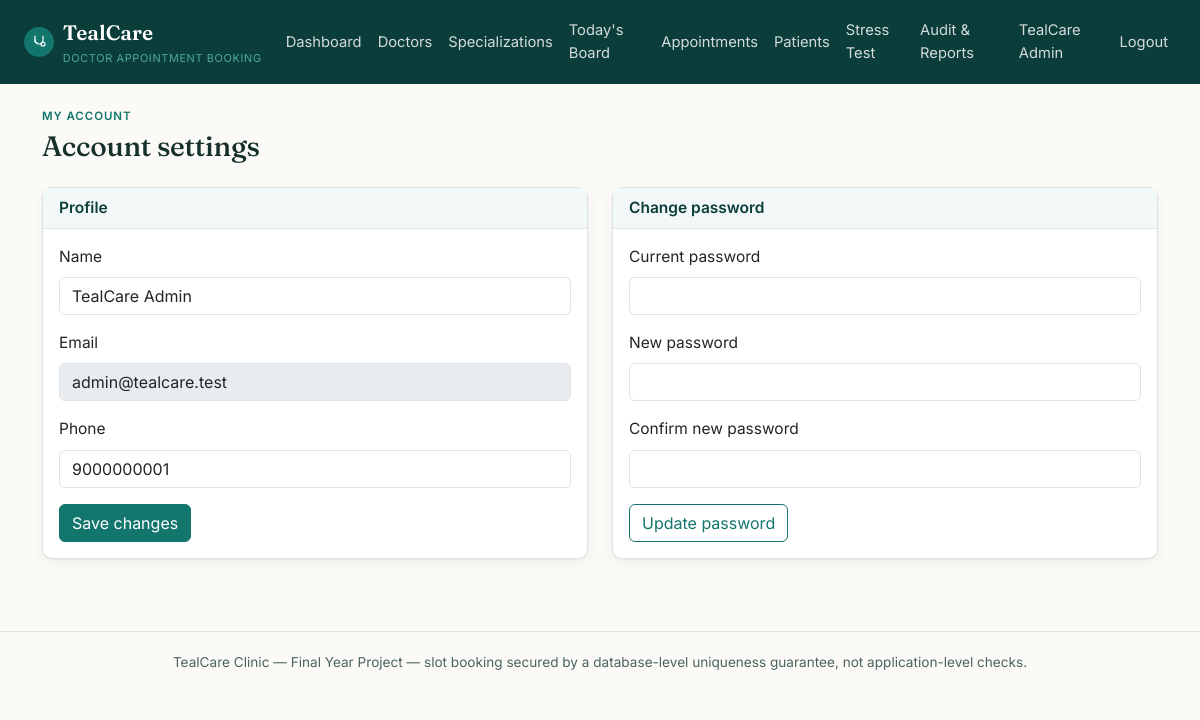
/account (signed in), run on the app's committed database.
### tables this page shows
CREATE TABLE users (
    id INT AUTO_INCREMENT PRIMARY KEY,
    role ENUM('admin','doctor','patient') NOT NULL,
    name VARCHAR(150) NOT NULL,
    email VARCHAR(190) NOT NULL UNIQUE,
    password_hash VARCHAR(255) NOT NULL,
    phone VARCHAR(20) NULL,
     
    staff_code VARCHAR(20) NULL UNIQUE,
     
     
    status ENUM('active','suspended') NOT NULL DEFAULT 'active',
    reset_token VARCHAR(64) NULL,
    reset_token_expires_at DATETIME NULL,
    created_at TIMESTAMP NOT NULL DEFAULT CURRENT_TIMESTAMP
);

### app/views/account/show.php (the view, shortened to what the rows shown need)
<p class="eyebrow mb-1">My account</p>
<h1 class="h3 mb-4">Account settings</h1>
<div class="row g-4">
    <div class="col-md-6">
        <div class="card card-tc">
            <div class="card-header">Profile</div>
            <div class="card-body">
                <form method="post" action="<?= Router::url('/account/profile') ?>">
                    <div class="mb-3">
                        <label class="form-label">Name</label>
                        <input type="text" name="name" class="form-control" value="<?= htmlspecialchars($user['name'], ENT_QUOTES) ?>" required>
                    </div>
                    <div class="mb-3">
                        <label class="form-label">Email</label>
                        <input type="email" class="form-control" value="<?= htmlspecialchars($user['email'], ENT_QUOTES) ?>" disabled>
                    </div>
                    <div class="mb-3">
                        <label class="form-label">Phone</label>
                        <input type="text" name="phone" class="form-control" value="<?= htmlspecialchars($user['phone'] ?? '', ENT_QUOTES) ?>">
                    </div>
                    <button type="submit" class="btn btn-tc">Save changes</button>
                </form>
            </div>
        </div>
    </div>
    <div class="col-md-6">
        <div class="card card-tc">
            <div class="card-header">Change password</div>
            <div class="card-body">
                <form method="post" action="<?= Router::url('/account/password') ?>">
                    <div class="mb-3">
                        <label class="form-label">Current password</label>
                        <input type="password" name="current_password" class="form-control" required>
                    </div>
                    <div class="mb-3">
                        <label class="form-label">New password</label>
                        <input type="password" name="new_password" class="form-control" minlength="8" required>
                    </div>
                    <div class="mb-3">
                        <label class="form-label">Confirm new password</label>
                        <input type="password" name="new_password_confirm" class="form-control" minlength="8" required>
                    </div>
                    <button type="submit" class="btn btn-outline-tc">Update password</button>
                </form>
            </div>
        </div>
    </div>
</div>

### core/Router.php (shortened to what the rows shown need)
<?php
class Router
{
    private array $routes = ['GET' => [], 'POST' => []];
    private static string $basePath = '';
    public static function setBasePath(string $path): void
    {
        self::$basePath = rtrim($path, '/');
    }
    public static function url(string $path = ''): string
    {
        return self::$basePath . $path;
    }
    public function get(string $pattern, array $handler): void
    {
        $this->routes['GET'][$pattern] = $handler;
    }
    public function post(string $pattern, array $handler): void
    {
        $this->routes['POST'][$pattern] = $handler;
    }
    public function dispatch(string $method, string $uri): void
    {
        $path = parse_url($uri, PHP_URL_PATH) ?? '/';
        $path = rtrim($path, '/');
        foreach ($this->routes[$method] ?? [] as $pattern => $handler) {
            $params = $this->match($pattern, $path);
            if ($params !== null) {
                [$controllerClass, $action] = $handler;
                $controller = new $controllerClass();
                call_user_func_array([$controller, $action], $params);
                return;
            }
        }
    }
    private function match(string $pattern, string $path): ?array
    {
        $regex = preg_replace('#\{[a-zA-Z_]+\}#', '([^/]+)', $pattern);
        $regex = rtrim($regex, '/');
        if ($regex === '') {
            $regex = '/';
        }
        if (!preg_match('#^' . $regex . '$#', $path, $matches)) {
            return null;
        }
        array_shift($matches);
        return $matches;
    }
}

### app/views/partials/header.php (shortened to what the rows shown need)
<?php
$currentUser = Auth::user();
?>
<!doctype html>
<html lang="en">
<head>
    <link href="https://cdn.jsdelivr.net/npm/bootstrap@5.3.3/dist/css/bootstrap.min.css" rel="stylesheet">
    <link href="<?= Router::url('/assets/css/style.css') ?>" rel="stylesheet">
</head>
<body>
<nav class="navbar navbar-expand-lg navbar-tc">
    <div class="container-fluid px-3 px-lg-4">
        <a class="navbar-brand" href="<?= Router::url($currentUser ? \App\Controllers\AuthController::roleHome($currentUser['role']) : '/login') ?>">
            <span class="brand-mark">
            </span>
            <span>TealCare<small>Doctor Appointment Booking</small></span>
        </a>
        <div class="collapse navbar-collapse" id="navMain">
            <ul class="navbar-nav ms-auto align-items-lg-center">
                <?php if ($currentUser && $currentUser['role'] === 'admin'): ?>
                    <li class="nav-item"><a class="nav-link" href="<?= Router::url('/admin/dashboard') ?>">Dashboard</a></li>
                    <li class="nav-item"><a class="nav-link" href="<?= Router::url('/admin/doctors') ?>">Doctors</a></li>
                    <li class="nav-item"><a class="nav-link" href="<?= Router::url('/admin/specializations') ?>">Specializations</a></li>
                    <li class="nav-item"><a class="nav-link" href="<?= Router::url('/admin/board') ?>">Today's Board</a></li>
                    <li class="nav-item"><a class="nav-link" href="<?= Router::url('/admin/appointments') ?>">Appointments</a></li>
                    <li class="nav-item"><a class="nav-link" href="<?= Router::url('/admin/patients') ?>">Patients</a></li>
                    <li class="nav-item"><a class="nav-link" href="<?= Router::url('/admin/stress-test') ?>">Stress Test</a></li>
                    <li class="nav-item"><a class="nav-link" href="<?= Router::url('/admin/audit-log') ?>">Audit &amp; Reports</a></li>
                <?php endif; ?>
                <?php if ($currentUser): ?>
                    <li class="nav-item"><a class="nav-link" href="<?= Router::url('/account') ?>"><?= htmlspecialchars($currentUser['name'], ENT_QUOTES) ?></a></li>
                    <li class="nav-item">
                        <form method="post" action="<?= Router::url('/logout') ?>" class="d-inline">
                            <button type="submit" class="btn btn-link nav-link" style="border:0;">Logout</button>
                        </form>
                    </li>
                <?php else: ?>
                    <li class="nav-item"><a class="nav-link" href="<?= Router::url('/login') ?>">Login</a></li>
                    <li class="nav-item"><a class="nav-link" href="<?= Router::url('/register') ?>">Register</a></li>
                <?php endif; ?>
            </ul>
        </div>
    </div>
</nav>
<div class="container py-4">

### data on the page
users: name "TealCare Admin", email "admin@tealcare.test", phone "9000000001"
